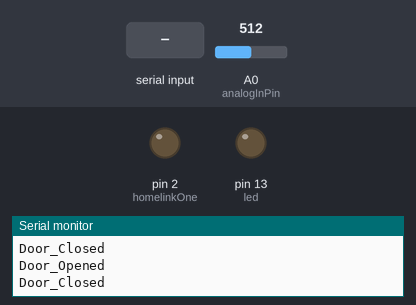
This sketch was run on a simulated Arduino Uno, built with avr-gcc and run on an emulated ATmega328P. On the bench: output pins drawn as LEDs (lit = HIGH), the last lines printed to the serial monitor. The test bench sets the inputs (shaded band); at power-on: A0 (analogInPin) = 512.

Above: at 2.2 s.
2.3 s: A0 (analogInPin) set to 191
3.8 s: "GD1\n" received over Serial
At 4.7 s:
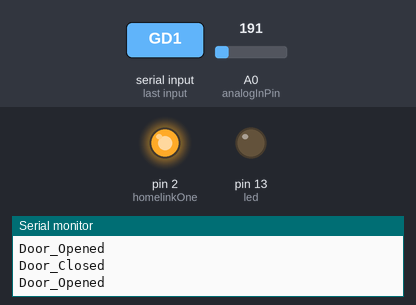
Timing chart, 0 to 9.3 s (numbered marks = the images above; inputs shaded):
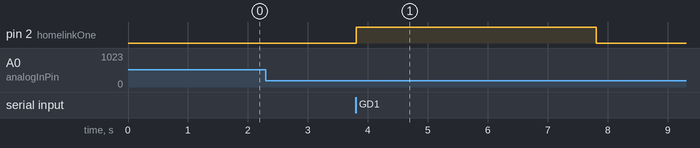

Measured:
- after the input at 3.8 s, pin 2 (homelinkOne): LOW → HIGH at once, → LOW 4.0 s later

The sketch:

Sercuity_monitor.ino
```cpp
/*
  Analog input, analog output, serial output

 Reads an analog input pin
 prints the results to the serial monitor.


 */

char endLine1 = '\n';
char endLine2 = '\r';
char endLine3 = '\r\n';

String inputString = "";         // a string to hold incoming data
boolean stringComplete = false;  // whether the string is complete


// These constants won't change.  They're used to give names
// to the pins used:
const int analogInPin = A0;  // Analog input pin that the LED is attached to
const int led = 13;

const int homelinkOne = 2;


int prevSensorValue = 0;        // value read from the pot

void setup() {
  pinMode(led, OUTPUT);
  pinMode(homelinkOne, OUTPUT);

  // initialize serial communications at 9600 bps:
  Serial.begin(9600);
  inputString.reserve(200);

  //cycle for openhab
  Serial.println("Door_Closed");
  delay(500);
  Serial.println("Door_Opened");
  delay(500);
}

void loop()
{
   if (stringComplete)
  {


    if(inputString.indexOf("GD1") >=0)
    {
      GarageDoorOpen();
    }
    // clear the string:
    inputString = "";
    stringComplete = false;
    //Serial.flush();
  }

  // read the analog in value:
  digitalWrite(led, LOW);
  int loopValue = 0;

  //average 5 readings for kicks
  int i = 0;
  for (i = 0; i < 5; i++)
  {
     int readValue = analogRead(analogInPin);
     loopValue = loopValue + readValue;
  }

  int newSensorValue = loopValue/i;
  if(abs(prevSensorValue-newSensorValue)>201){

  if(newSensorValue>201)
  {
    Serial.println("Door_Closed");
    digitalWrite(led, LOW);
  }
  else
  {
    Serial.println("Door_Opened");
    digitalWrite(led, HIGH);
  }
  prevSensorValue=newSensorValue;
  }
  // Serial.flush();
  //int sensorValue = analogRead(analogInPin);

  // print the results to the serial monitor:
  //Serial.print("sensor = " );
  //Serial.println(sensorValue);

  //delay(100);
}


   void GarageDoorOpen()
   {
       digitalWrite(homelinkOne, HIGH);
       //Serial.println("plugThreeOff");
       delay(4000);
       digitalWrite(homelinkOne, LOW);
   }
/*
  SerialEvent occurs whenever a new data comes in the
 hardware serial RX.  This routine is run between each
 time loop() runs, so using delay inside loop can delay
 response.  Multiple bytes of data may be available.
 */
void serialEvent() {
  while (Serial.available())
  {
    // get the new byte:
    char inChar = (char)Serial.read();
    // add it to the inputString:
    inputString += inChar;
    // if the incoming character is a newline, set a flag
    // so the main loop can do something about it:
    // handle different newLine character
    if (inChar == endLine1)  //\n
    {
      stringComplete = true;
    }
    else if((inChar == endLine2) ||  //\r
            (inChar == endLine3))    //\r\n
    {
      delay(5);
      if(Serial.available())
      {
        inChar = (char)Serial.read();
        inputString += inChar;
        if(inChar == endLine1)  //also ingsesamt==\n\r
        {
          stringComplete = true;
        }
      }
      else
      {
        stringComplete = true;
      }
    }
  }
}
```
